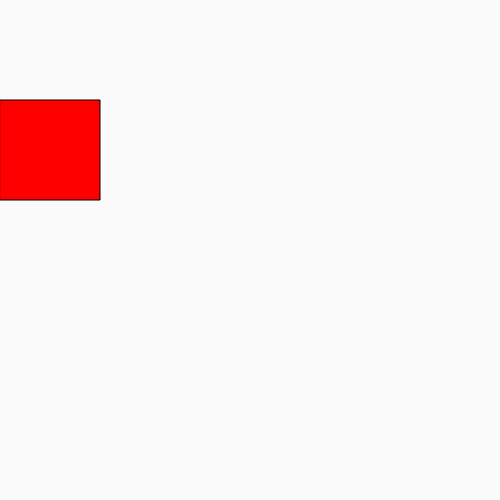
Frame 1 (no input)
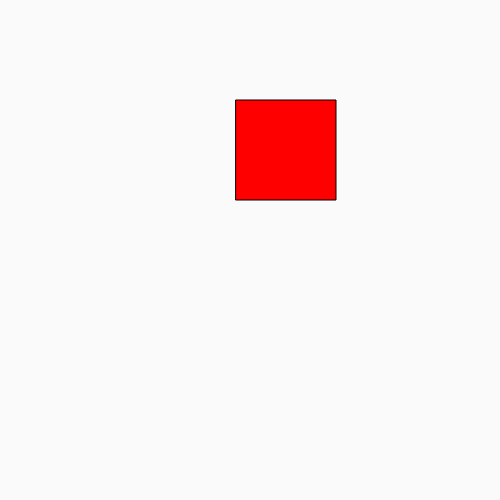
Frame 60 (no input)
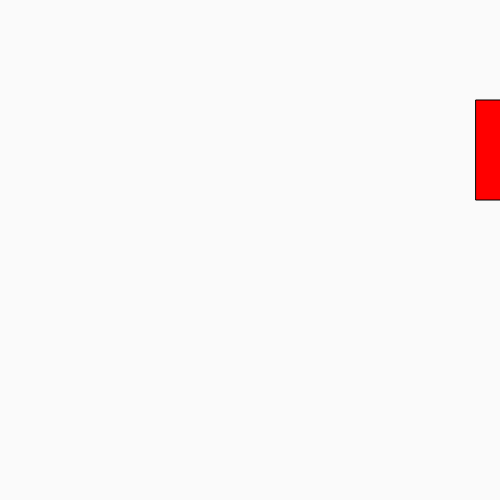
Frame 120 (the mouse pressed at the canvas centre since frame 60)

The p5.js sketch that drew these frames (run headless with seeded random() and noise() and a simulated clock; from frame 60 on, the mouse is pressed at the canvas centre):

// p5.js sketch
// ── sketch.js
let x = 0;
let r = 255;
let g = 0;
let b = 0;
let y = 100;

function setup() {
  createCanvas(500, 500);
}

function draw() {
  background(250);
  fill(r,g,b);
  rect (x,y,100,100);

  x=x+4;
  if (x > width) {
    x = 0;
    r = random(255);
    g = random(255);
    b = random(255);
    y = random (100,300);
  }
}
